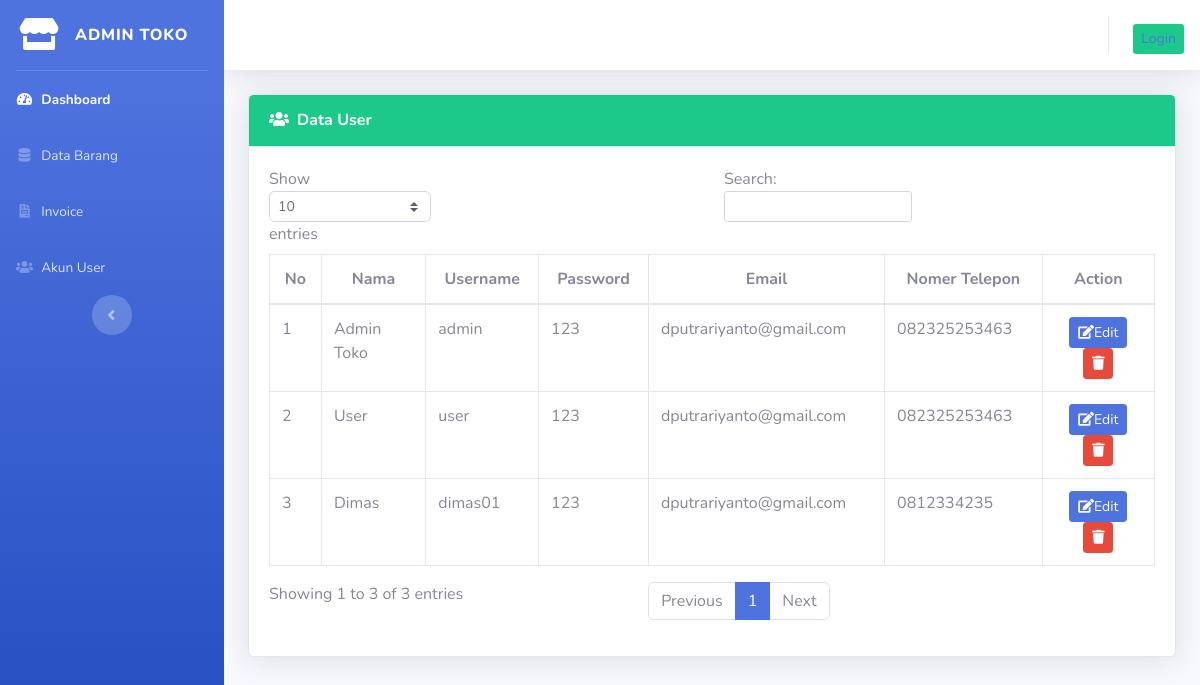
The app's page /index.php/admin/akun_user with its own data.
### tables this page shows
CREATE TABLE `tb_user` (
  `id_user` int(11) NOT NULL,
  `nama` varchar(50) NOT NULL,
  `username` varchar(50) NOT NULL,
  `password` varchar(50) NOT NULL,
  `nomer_tlp` varchar(20) NOT NULL,
  `email` varchar(50) NOT NULL,
  `role_id` tinyint(1) NOT NULL
);

### application/controllers/admin/akun_user.php (called while the page is built, shortened)
<?php
class akun_user extends CI_Controller{
	public function index()
	{
		$data['akun'] = $this->model_auth->tampil_data('tb_user')->result();
		$this->load->view('templates_admin/header');
		$this->load->view('templates_admin/sidebar');
		$this->load->view('admin/akun_user', $data);
		$this->load->view('templates_admin/footer');
	}
}

### index.php (called while the page is built, shortened)
<?php
require_once BASEPATH.'core/CodeIgniter.php';

### application/models/model_auth.php (called while the page is built, shortened)
<?php
class Model_auth extends CI_Model{
	public function tampil_data($table)
	{
		return $this->db->get($table);
	}
}

### application/views/admin/akun_user.php (the view, shortened to what this page needs)
<div class="container-fluid">
	<div class="card shadow mb-4">
      	<div class="card-header py-3 font-weight-bold bg-success text-white">
        	<h6 class="m-0 font-weight-bold"><i class="fas fa-users mr-2"></i>Data User</h6>
      	</div>
    <div class="card-body">
	<div class="table-responsive">
    	<table class="table table-bordered" id="dataTable" width="100%" cellspacing="0">
			<thead>
				<tr>
					<th class="text-center">No</th>
					<th class="text-center">Nama</th>
					<th class="text-center">Username</th>
					<th class="text-center">Password</th>
          <th class="text-center">Email</th>
					<th class="text-center">Nomer Telepon</th>
					<th class="text-center">Action</th>
				</tr>
			</thead>
			<tbody>
			<?php $no=1; foreach ($akun as $ak) : ?>
				<tr>
					<td><?php echo $no++ ?></td>
					<td><?php echo $ak->nama ?></td>
					<td><?php echo $ak->username ?></td>
					<td><?php echo $ak->password ?></td>
          <td><?php echo $ak->email ?></td>
					<td><?php echo $ak->nomer_tlp ?></td>
					<td>
				  <center>
            <button class="btn btn-primary btn-sm" data-toggle="modal" data-target="#update<?php echo $ak->id_user; ?>">
            <div class="fa fa-edit"></div>Edit
            </button>
							<a href="<?php echo base_url('admin/akun_user/hapusData/').$ak->id_user; ?>" class="btn btn-danger btn-sm tombol-hapus" data-isiData="Ingin Menghapus Data ini!"><div class="fa fa-trash"></div></a>
						</center>
					</td>
				</tr>
				<?php endforeach; ?>
				</tbody>
			</table>
</div>

### application/views/templates_admin/header.php (shortened to what this page needs)
<!DOCTYPE html>
<html lang="en">
<head>
    <link href="<?php echo base_url() ?>assets/vendor/fontawesome-free/css/all.min.css" rel="stylesheet" type="text/css">
    <link href="<?php echo base_url() ?>assets/css/sb-admin-2.min.css" rel="stylesheet">
</head>

### application/views/templates_admin/sidebar.php (shortened to what this page needs)
<body id="page-top">
    <div id="wrapper">
        <ul class="navbar-nav bg-gradient-primary sidebar sidebar-dark accordion" id="accordionSidebar">
            <a class="sidebar-brand d-flex align-items-center justify-content-center" href="index.html">
                <div class="sidebar-brand-icon">
                    <i class="fas fa-store"></i>
                </div>
                <div class="sidebar-brand-text mx-3">ADMIN TOKO</div>
            </a>
            <hr class="sidebar-divider my-0">
            <li class="nav-item active">
                <a class="nav-link" href="<?php echo base_url('admin/dashboard_admin') ?>">
                    <i class="fas fa-fw fa-tachometer-alt"></i>
                    <span>Dashboard</span></a>
            </li>
            <li class="nav-item">
                <a class="nav-link" href="<?php echo base_url('admin/data_barang') ?>">
                    <i class="fas fa-fw fa-database"></i>
                    <span>Data Barang</span></a>
            </li>
            <li class="nav-item">
                <a class="nav-link" href="<?php echo base_url('admin/invoice') ?>">
                    <i class="fas fa-fw fa-file-invoice"></i>
                    <span>Invoice</span></a>
            </li>
            <li class="nav-item">
                <a class="nav-link" href="<?php echo base_url('admin/akun_user') ?>">
                    <i class="fas fa-fw fa-users"></i>
                    <span>Akun User</span></a>
            </li>
            <div class="text-center d-none d-md-inline">
                <button class="rounded-circle border-0" id="sidebarToggle"></button>
            </div>
        </ul>
        <div id="content-wrapper" class="d-flex flex-column">
            <div id="content">
                <nav class="navbar navbar-expand navbar-light bg-white topbar mb-4 static-top shadow">
                    <ul class="navbar-nav ml-auto">
                        <ul class="na navbar-nav navbar-right mt-2">
                            <?php if($this->session->userdata('username')) { ?>
                            <li><div><?php echo $this->session->userdata('username') ?></div></li>
                           </ul>
                           <ul class="na navbar-nav navbar-right ml-4">
                            <div class="btn-danger btn-sm"><a class="nav-link" href="<?php echo base_url('auth/logout') ?>">
                                <i class="fas fa-fw fa-sign-in-alt text-white"></i>
                                <span class="text-white">Logout</span></a></div>
                            <?php } else { ?>
                            <li class="btn-success btn-sm ml-2"><?php echo anchor('auth/login','Login'); ?></li>
                            <?php } ?>
                            </ul>
                    </ul>
                </nav>

### application/views/templates_admin/footer.php (shortened to what this page needs)
</body>

### records on screen
tb_user: nama "Admin Toko", username "admin", password "123", email "dputrariyanto@gmail.com", nomer_tlp "082325253463"
tb_user: nama "User", username "user", password "123", email "dputrariyanto@gmail.com", nomer_tlp "082325253463"
tb_user: nama "Dimas", username "dimas01", password "123", email "dputrariyanto@gmail.com", nomer_tlp "0812334235"

### other values on screen
anchor('auth/login','Login') "Login"
